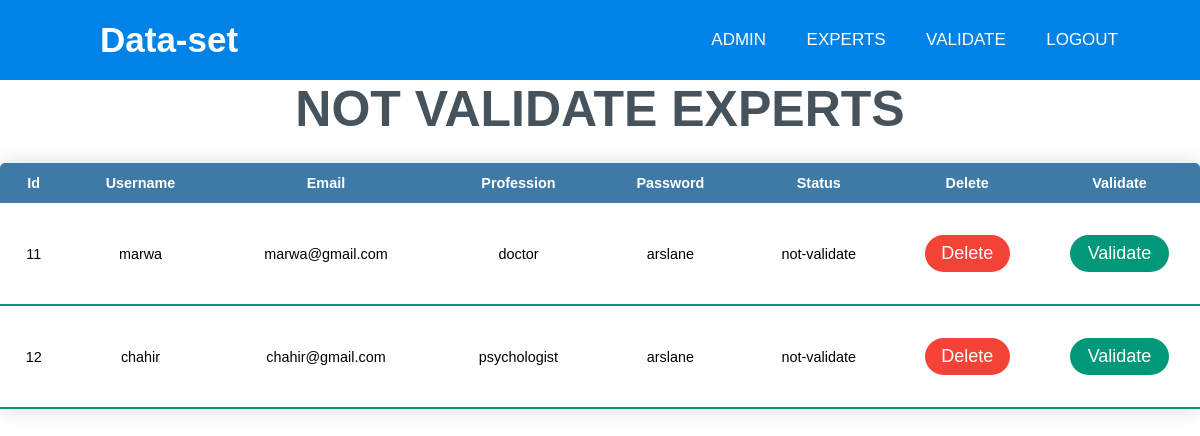
The page /Gerer/expert_not_validate.php on the database its author committed.
### tables this page shows
CREATE TABLE `expert` (
  `id` int(11) NOT NULL,
  `username` varchar(150) NOT NULL,
  `email` varchar(150) NOT NULL,
  `profession` varchar(150) NOT NULL,
  `password` varchar(150) NOT NULL,
  `status` varchar(150) NOT NULL DEFAULT 'not-validate',
  `valider` int(20) NOT NULL DEFAULT 0
);

### Gerer/expert_not_validate.php (the view, shortened to what this page needs)
<?php
include ('../Upload/connect.php');
?>
<!DOCTYPE html>
<html lang="en" dir="ltr">
<head>
    <link rel="stylesheet" href="../css/style02.css">
    <link rel="stylesheet" href="../css/style03.css">
    <link rel="stylesheet" href="style.css">
    <link rel="stylesheet" href="https://cdnjs.cloudflare.com/ajax/libs/font-awesome/5.15.3/css/all.min.css" />
    <link rel="stylesheet" href=
"https://stackpath.bootstrapcdn.com/font-awesome/4.7.0/css/font-awesome.min.css">
   <link rel="stylesheet" href="https://netdna.bootstrapcdn.com/font-awesome/4.0.3/css/font-awesome.css">
   <link rel="stylesheet" href="https://cdnjs.cloudflare.com/ajax/libs/fancybox/2.1.5/jquery.fancybox.min.css"
   media="screen">
    </head>
    <body>
        <nav>
       <a href="#"> <label class="logo">Data-set</label> </a>
        <ul>
            <li><a href="../admin/admin_after_login.php">Admin</a></li>
              <li class="menu">   <a href="validation_expert.php">Experts</a>
            </li>
             <li class="menu">   <a href="#">validate</a>
            </li>
            <li><a href="../admin/Admin.php">Logout</a></li>
        </ul>
    </nav>
    <section>
    <div class="space">
    <h1>NOT VALIDATE EXPERTS</h1>
    </div>
    <table class="content-table">
        <thead>
            <tr>
                <th>Id </th>
                <th>Username </th>
                <th>Email</th>
                <th>Profession</th>
                <th>Password</th>
                <th>Status</th>
                <th>Delete</th>
                <th>Validate</th>
            </tr>
        </thead>
        <?php
$req="SELECT * from  expert where valider='0'";
$res=mysqli_query($conn,$req);
while($line=mysqli_fetch_assoc($res)){
echo'
<tbody>
<tr>
        <td>'.$line['id'].'</td>
        <td>'.$line['username'].'</td>
        <td>'.$line['email'].'</td>
        <td>'.$line['profession'].'</td>
        <td>'.$line['password'].'</td>
        <td>'.$line['status'].'</td>
        <td><form action="delete_expert.php" method="post">
            <input type="hidden" name="id" value="'.$line['id'].'" >
            <button class="butt-2" type="submit" name="but-1" >Delete</button> </td>
            </form>
        <td><form action="valider_expert.php" method="post">
        <input type="hidden" name="id" value="'.$line['id'].'" >
        <button class="butt" type="submit" name="but-3" >Validate</button> </td>
        </form>
            </tr>
            </tbody>
</div>';
  }
  ?>
    </table>
    </section>

### css/style02.css (style rules this page uses)
* { padding: 0; margin: 0; text-decoration: none; list-style: none; box-sizing: border-box; }
body { font-family: montserrat; }
nav { background: #0082e6; height: 80px; width: 100%; top: 0px; }
label.logo { color: white; font-size: 35px; line-height: 80px; padding: 0 100px; font-weight: bold; }
nav ul { float: right; margin-right: 20px; z-index: 10; margin-right: 4rem; }
nav ul li { display: inline-block; line-height: 80px; margin: 0 5px; }
nav ul li a { color: white; font-size: 17px; padding: 7px 13px; border-radius: 3px; text-transform: uppercase; }
section { background-size: cover; height: calc(100vh - 80px); }
nav .menu { position: relative; }
.space h1 { text-align: center; font-size: 50px; color: #46525c; }

### css/style03.css (style rules this page uses)
body { margin: 0; padding: 0; font-family: sans-serif; background: url() no-repeat; background-size: cover; }

### Gerer/style.css (style rules this page uses)
* { font-family: sans-serif; }
.content-table { border-collapse: collapse; margin: 25px 0; font-size: 0.9em; min-width: 100%; border-radius: 5px 5px 0 0; overflow: hidden; box-shadow: 0 0 20px rgba(0, 0, 0, 0.15); }
.content-table thead tr { background-color: #3f7aa6; color: #ffffff; text-align: left; font-weight: bold; }
.content-table th, .content-table td { padding: 12px 15px; text-align: center; }
.content-table tbody tr { border-bottom: 1px solid #dddddd; }
.content-table tbody tr:last-of-type { border-bottom: 2px solid #009879; }
.butt { width: 75%; padding: 8px; color: #ffffff; background: none #009879;; border: none; border-radius: 30px; font-size: 18px; cursor: pointer; margin: 20px 0; }
.butt-2 { width: 75%; padding: 8px; color: #ffffff; background: none #f44336; border: none; border-radius: 30px; font-size: 18px; cursor: pointer; margin: 20px 0; }

### rows shown on the page
expert: id "11", username "marwa", email "marwa@gmail.com", profession "doctor", password "arslane", status "not-validate"
expert: id "12", username "chahir", email "chahir@gmail.com", profession "psychologist", password "arslane", status "not-validate"
